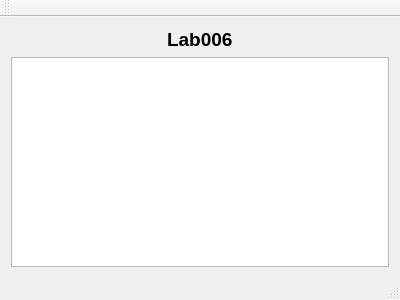
<?xml version="1.0" encoding="UTF-8"?>
<ui version="4.0">
 <class>MainWindow</class>
 <widget class="QMainWindow" name="MainWindow">
  <property name="geometry">
   <rect>
    <x>0</x>
    <y>0</y>
    <width>400</width>
    <height>300</height>
   </rect>
  </property>
  <property name="windowTitle">
   <string>MainWindow</string>
  </property>
  <widget class="QWidget" name="centralWidget">
   <layout class="QVBoxLayout" name="verticalLayout">
    <item>
     <layout class="QHBoxLayout" name="horizontalLayout">
      <item>
       <spacer name="horizontalSpacer">
        <property name="orientation">
         <enum>Qt::Horizontal</enum>
        </property>
        <property name="sizeHint" stdset="0">
         <size>
          <width>40</width>
          <height>20</height>
         </size>
        </property>
       </spacer>
      </item>
      <item>
       <widget class="QLabel" name="label">
        <property name="font">
         <font>
          <pointsize>14</pointsize>
          <weight>75</weight>
          <bold>true</bold>
         </font>
        </property>
        <property name="text">
         <string>Lab006</string>
        </property>
       </widget>
      </item>
      <item>
       <spacer name="horizontalSpacer_2">
        <property name="orientation">
         <enum>Qt::Horizontal</enum>
        </property>
        <property name="sizeHint" stdset="0">
         <size>
          <width>40</width>
          <height>20</height>
         </size>
        </property>
       </spacer>
      </item>
     </layout>
    </item>
    <item>
     <widget class="QTextBrowser" name="textBrowser"/>
    </item>
   </layout>
  </widget>
  <widget class="QMenuBar" name="menuBar">
   <property name="geometry">
    <rect>
     <x>0</x>
     <y>0</y>
     <width>400</width>
     <height>20</height>
    </rect>
   </property>
  </widget>
  <widget class="QToolBar" name="mainToolBar">
   <attribute name="toolBarArea">
    <enum>TopToolBarArea</enum>
   </attribute>
   <attribute name="toolBarBreak">
    <bool>false</bool>
   </attribute>
  </widget>
  <widget class="QStatusBar" name="statusBar"/>
 </widget>
 <layoutdefault spacing="6" margin="11"/>
 <resources/>
 <connections/>
</ui>
